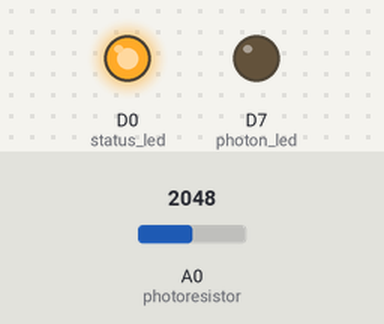
Bench run of a sketch on a simulated Particle Photon. On the bench: output pins drawn as LEDs (lit = HIGH). The inputs (shaded band) are chosen by the test bench; at power-on: A0 (photoresistor) = 2048. Pins used as bus, display or sensor lines are not drawn.

Above: at 1.2 s.
1.3 s: A0 (photoresistor) set to 54
2.8 s: A0 (photoresistor) set to 45
At 3.1 s:
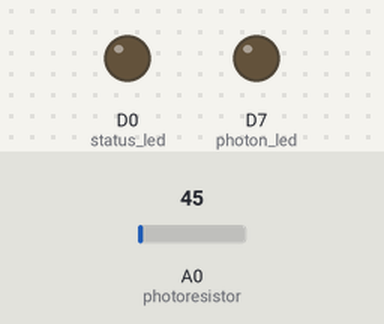
4.3 s: A0 (photoresistor) set to 491
At 5.4 s:
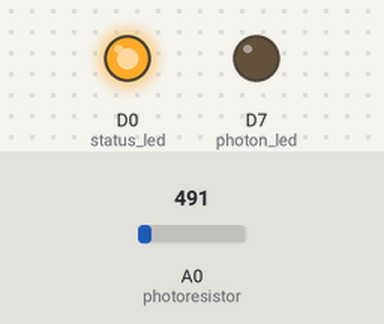
5.8 s: A0 (photoresistor) set to 10
At 6.6 s:
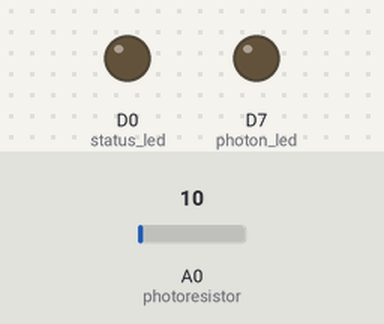
Timing chart, 0 to 8.3 s (numbered marks = the images above; inputs shaded):
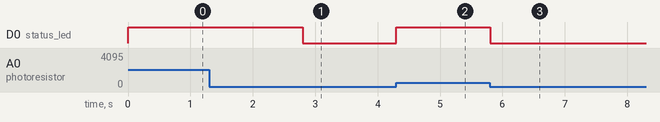

Measured:
- the behaviour switches between 51 and 50 on A0 (photoresistor) (found by bisection; images 0 and 1)
- after the input at 1.3 s, every drawn part: stays the same
- after the input at 2.8 s, D0 (status_led): HIGH → LOW at once
- after the input at 4.3 s, D0 (status_led): LOW → HIGH at once
- after the input at 5.8 s, D0 (status_led): HIGH → LOW at once

The sketch:

heater-monitor.ino
```cpp
#define WAIT_TIME (30 * 60 * 1000)
#define THRESHOLD 50

unsigned long switched_on_time = millis();

int photon_led = D7;
int status_led = D0;
int photoresistor = A0;
int power = A5;

bool is_geyser_on = false;
bool is_wait_time_reached = false;
int ldr_value;

void setup() {
    pinMode(status_led, OUTPUT);
    pinMode(photon_led, OUTPUT);
    pinMode(photoresistor, INPUT);
    pinMode(power, OUTPUT);

    Spark.variable("ldr", &ldr_value, INT);
    Spark.function("led", ledToggle);

    digitalWrite(status_led, LOW);
    digitalWrite(photon_led, LOW);
    digitalWrite(power, HIGH);
}

void loop() {
    ldr_value = analogRead(photoresistor);

    // Geyser is on
    if (ldr_value > THRESHOLD) {
        digitalWrite(status_led, HIGH);

        if (!is_geyser_on) {
            is_geyser_on = true;
            switched_on_time = millis();
        }

        else if (millis() - switched_on_time >= WAIT_TIME) {
            is_wait_time_reached = true;
            Spark.publish("geyserStatus", "on", 60, PRIVATE);
            switched_on_time = millis();
        }

        if (is_wait_time_reached) {
            ledToggle("on");
            delay(500);

            ledToggle("off");
            delay(500);
        }
    }

    else {
        digitalWrite(status_led, LOW);

        is_geyser_on = false;
        switched_on_time = millis();

        is_wait_time_reached = false;
        ledToggle("off");
    }
}

int ledToggle(String command) {
    if (command == "on") {
        digitalWrite(photon_led, HIGH);
        return 1;
    }

    if (command == "off") {
        digitalWrite(photon_led, LOW);
        return 0;
    }

    return -1;
}
```
